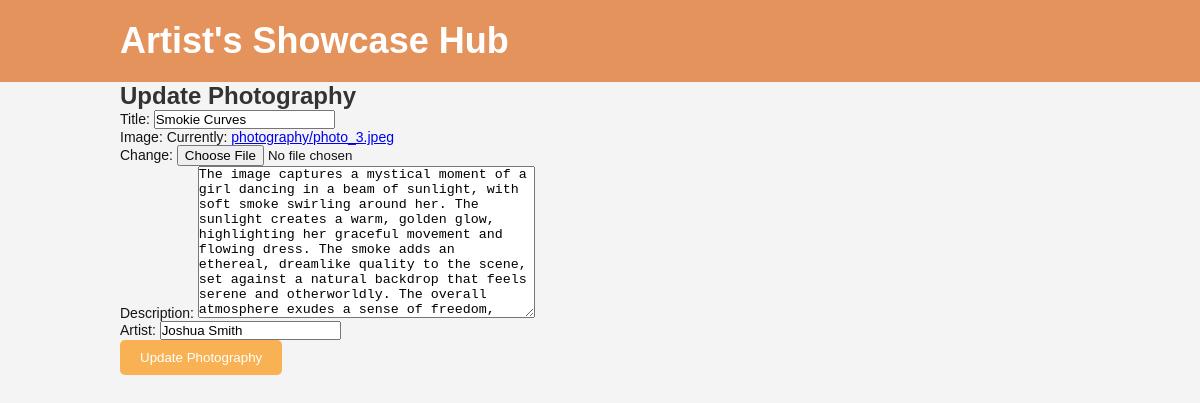
Page /update_photography/1/ on the earlier database version.
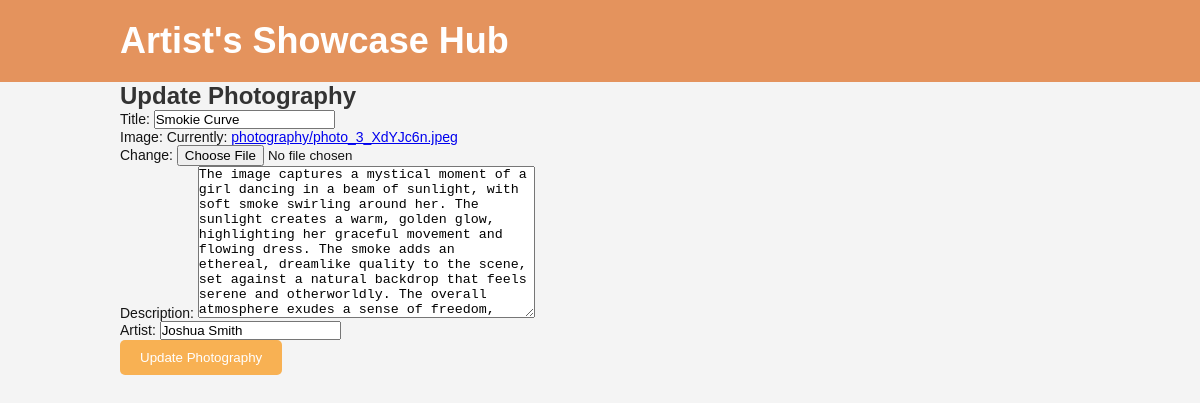
Same page on the later database version.
### hub/models.py (models this page shows, shortened)
class Photography(models.Model):
    title = models.CharField(max_length=100)
    image = models.ImageField(upload_to='photography/')
    description = models.TextField()
    artist = models.CharField(max_length=100)

### hub/views.py (the view)
# urls.py: path('update_photography/<int:id>/', views.update_photography, name='update_photography'),
def update_photography(request, id):
    photo = get_object_or_404(Photography, id=id)
    if request.method == 'POST':
        form = PhotographyForm(request.POST, request.FILES, instance=photo)
        if form.is_valid():
            form.save()
            return redirect('photography')  # Redirect back to the photography gallery page
    else:
        form = PhotographyForm(instance=photo)
    return render(request, 'update_photography.html', {'form': form})

### hub/forms.py
class PhotographyForm(ModelForm):
    class Meta:
        model = Photography
        fields = '__all__'

### template/update_photography.html (shortened to what this page needs)
<!DOCTYPE html>
<html lang="en">
<head>
    {% load static %}
    <link rel="stylesheet" href="{% static 'gallery.css' %}">
</head>
<body>
    <header class="site-header">
        <div class="container">
            <h1 class="site-title">Artist's Showcase Hub</h1>
        </div>
    </header>
    <main class="content">
        <div class="container">
            <h2>Update Photography</h2>
            <form method="POST" enctype="multipart/form-data">
                {{ form.as_p }}
                <button type="submit" class="btn btn-primary">Update Photography</button>
            </form>
        </div>
    </main>
</body>
</html>

Differences in the rows shown:
changed Photography "Joshua Smith": title "Smokie Curves" → "Smokie Curve"
Other differences:
text no longer shown: "Title: Image: Currently: photography/photo_3.jpeg Change: Description: Artist:"
text now shown: "Title: Image: Currently: photography/photo_3_XdYJc6n.jpeg Change: Description: Artist:"
